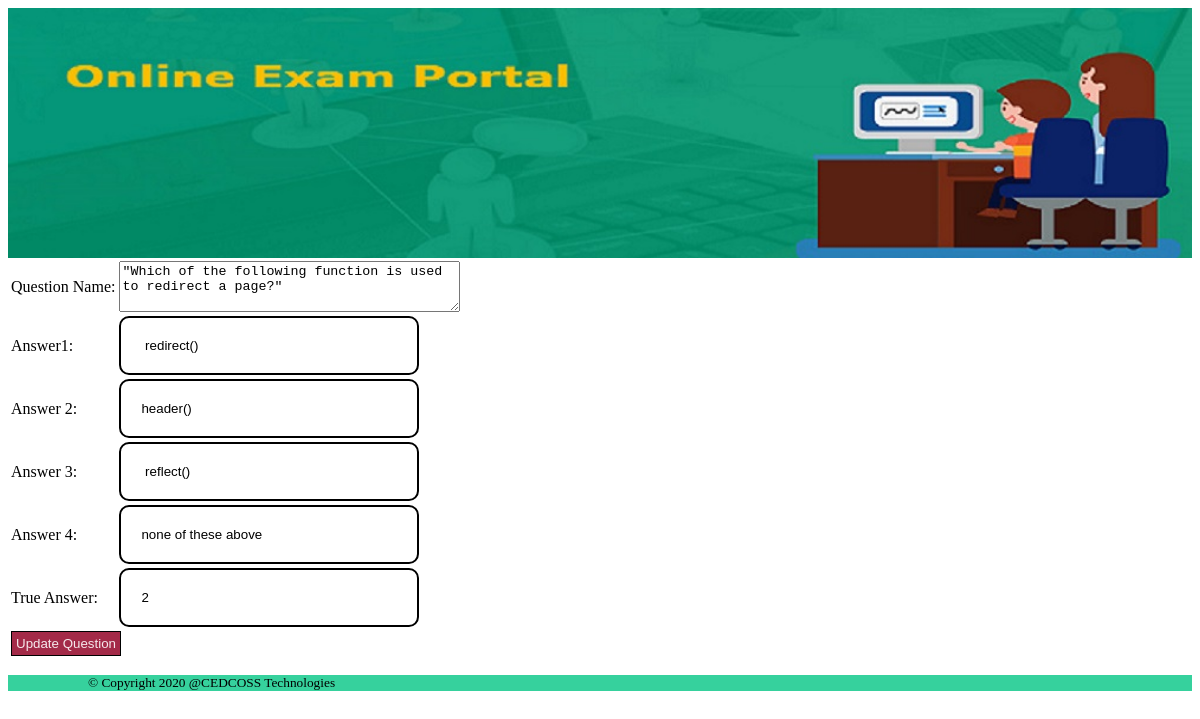
The app's page /Admin/editquestion.php?id=4 (signed in) with its own data.
### tables this page shows
CREATE TABLE `question` (
  `que_id` int(11) NOT NULL,
  `test_id` int(11) NOT NULL,
  `que_name` varchar(250) NOT NULL,
  `ans1` varchar(75) NOT NULL,
  `ans2` varchar(75) NOT NULL,
  `ans3` varchar(75) NOT NULL,
  `ans4` varchar(75) NOT NULL,
  `true_ans` int(1) NOT NULL
);

### Admin/editquestion.php (the view, shortened to what this page needs)
<?php
include('config.php');
include('header.php');
?>
<div class="main">
        <form action="updatequestion.php"  method="POST">
        <?php
        $id = $_REQUEST['id'];
        $sql = "SELECT * FROM question WHERE `que_id`='".$id."'";
        $result = $conn->query($sql);
        if ($result->num_rows > 0) {
            while ($row = $result->fetch_assoc()) {
                        echo"<table>";
                            echo"<tr>";
                                echo"<td><label for='Question'>Question Name:</label></td>";
                                echo'<td><textarea name="qname" value="'.$row['que_name'].'"  rows="3" cols="40">"'.$row['que_name'].'"</textarea></td>
                                </td>';
                            echo"</tr>";
                            echo"<tr>";
                            echo"<td><label for='ans1'>Answer1:</label></td>";
                            echo'<td><input type="text"  name="ans1" value="'.$row['ans1'].'" required /></td>';
                            echo"</tr>";
                            echo"<tr>";
                            echo"<td><label for='ans2'>Answer 2:</label></td>";
                            echo'<td><input type="text"  name="ans2" value="'.$row['ans2'].'"  required/></td>';
                            echo"</tr>";
                            echo"<tr>";
                            echo"<td><label for='ans3'>Answer 3:</label></td>";
                            echo'<td><input type="text"  name="ans3" value="'.$row['ans3'].'" required /></td>';
                            echo"</tr>";
                            echo"<tr>";
                            echo"<td><label for='ans4'>Answer 4:</label></td>";
                            echo'<td><input type="text"  name="ans4" value="'.$row['ans4'].'"  required /></td>';
                            echo"</tr>";
                            echo"<tr>";
                            echo"<td><label for='trueans'>True Answer:</label></td>";
                            echo'<td><input type="text"  name="tans" value="'.$row['true_ans'].'" required/></td>';
                            echo"</tr>";
                            echo'<tr>
                                <td colspan="2"><input type="submit" name="submit" value="Update Question"></td>
                            </tr>
                        </table>';
            }
        }
        ?>
        </form>
    </div>
<?php include ('footer.php');?>

### Admin/css/style.css (style rules this page uses)
input[type="text"] ,input[type="password"] , select { width: 300px; border:2px solid black; border-radius: 10px; padding: 20px; }
input[type="submit"] { text-decoration: none; background-color: rgb(163, 42, 72); padding: 4px; color:rgba(255, 255, 255, 0.89); border: 1px solid black; }

### records on screen
question: qname "\"Which of the following function is used to redirect a page?\"", ans1 "redirect()", ans2 "header()", ans3 "reflect()", ans4 "none of these above", tans "2"
